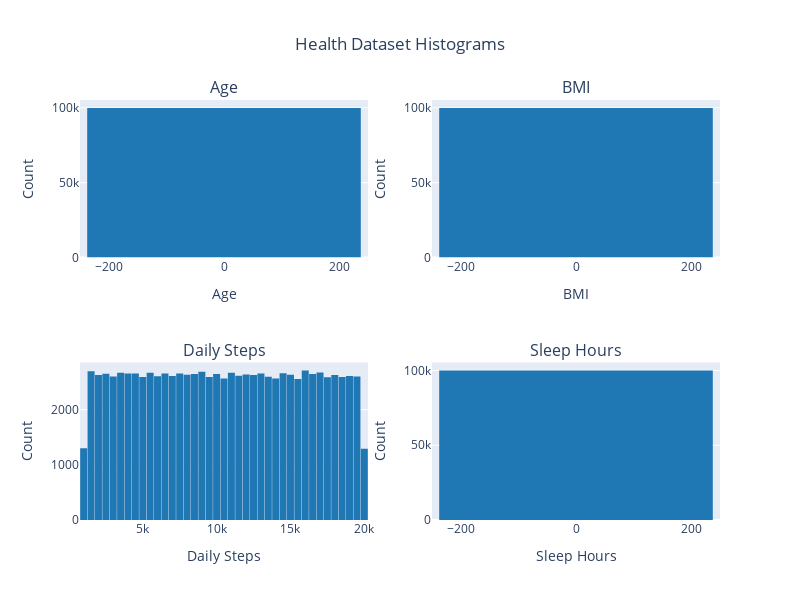

The notebook cell this image was saved under:
### Code cell
import plotly.express as px
from plotly.subplots import make_subplots
import pandas as pd

# Assuming age, bmi, steps, sleep are each pandas Series
# Example (you can skip this if you already have them):
# age, bmi, steps, sleep = df["age"], df["bmi"], df["steps"], df["sleep"]

# Put them in a dictionary for easy looping
data = {
    "Age": age,
    "BMI": bmi,
    "Daily Steps": steps,
    "Sleep Hours": sleep
}

# Create 2×2 grid
fig = make_subplots(
    rows=2, cols=2,
    subplot_titles=list(data.keys())
)

# Plot each histogram
positions = [(1,1), (1,2), (2,1), (2,2)]

for (title, series), (r, c) in zip(data.items(), positions):
    # build a histogram for each Series
    h = px.histogram(
        x=series,                     
        color_discrete_sequence=["#1f77b4"]  # bar colour
    )
    # add its traces into the grid
    for trace in h.data:
        fig.add_trace(trace, row=r, col=c)

    # customise axis titles
    fig.update_xaxes(title_text=title, row=r, col=c)
    fig.update_yaxes(title_text="Count", row=r, col=c)

# overall figure styling
fig.update_layout(
    height=600, width=800,
    showlegend=False,
    title_text="Health Dataset Histograms",
    title_x=0.5,
    font=dict(size=12),
    bargap=0.05
)

fig.show()

### Figure 1 — Plotly figure (JSON) as saved in the notebook; plotly's stock layout.template omitted (floating-point values rounded to 4 significant figures; data arrays with more than 128 entries replaced by an {"elided": "..."} marker saying what was removed)
{"data": [{"bingroup": "x", "hovertemplate": "x=%{x}<br>count=%{y}<extra></extra>", "legendgroup": "", "marker": {"color": "#1f77b4", "pattern": {"shape": ""}}, "name": "", "nbinsx": 40, "orientation": "v", "showlegend": false, "type": "histogram", "x": {"elided": "100000 int values"}, "xaxis": "x", "yaxis": "y"}, {"bingroup": "x", "hovertemplate": "x=%{x}<br>count=%{y}<extra></extra>", "legendgroup": "", "marker": {"color": "#1f77b4", "pattern": {"shape": ""}}, "name": "", "nbinsx": 40, "orientation": "v", "showlegend": false, "type": "histogram", "x": {"elided": "100000 float values"}, "xaxis": "x2", "yaxis": "y2"}, {"bingroup": "x", "hovertemplate": "x=%{x}<br>count=%{y}<extra></extra>", "legendgroup": "", "marker": {"color": "#1f77b4", "pattern": {"shape": ""}}, "name": "", "nbinsx": 40, "orientation": "v", "showlegend": false, "type": "histogram", "x": {"elided": "100000 int values"}, "xaxis": "x3", "yaxis": "y3"}, {"bingroup": "x", "hovertemplate": "x=%{x}<br>count=%{y}<extra></extra>", "legendgroup": "", "marker": {"color": "#1f77b4", "pattern": {"shape": ""}}, "name": "", "nbinsx": 40, "orientation": "v", "showlegend": false, "type": "histogram", "x": {"elided": "100000 float values"}, "xaxis": "x4", "yaxis": "y4"}], "layout": {"annotations": [{"font": {"size": 16}, "showarrow": false, "text": "Age", "x": 0.225, "xanchor": "center", "xref": "paper", "y": 1, "yanchor": "bottom", "yref": "paper"}, {"font": {"size": 16}, "showarrow": false, "text": "BMI", "x": 0.775, "xanchor": "center", "xref": "paper", "y": 1, "yanchor": "bottom", "yref": "paper"}, {"font": {"size": 16}, "showarrow": false, "text": "Daily Steps", "x": 0.225, "xanchor": "center", "xref": "paper", "y": 0.375, "yanchor": "bottom", "yref": "paper"}, {"font": {"size": 16}, "showarrow": false, "text": "Sleep Hours", "x": 0.775, "xanchor": "center", "xref": "paper", "y": 0.375, "yanchor": "bottom", "yref": "paper"}], "bargap": 0.05, "font": {"size": 12}, "height": 600, "showlegend": false, "title": {"text": "Health Dataset Histograms", "x": 0.5}, "width": 800, "xaxis": {"anchor": "y", "domain": [0, 0.45], "title": {"text": "Age"}}, "xaxis2": {"anchor": "y2", "domain": [0.55, 1], "title": {"text": "BMI"}}, "xaxis3": {"anchor": "y3", "domain": [0, 0.45], "title": {"text": "Daily Steps"}}, "xaxis4": {"anchor": "y4", "domain": [0.55, 1], "title": {"text": "Sleep Hours"}}, "yaxis": {"anchor": "x", "domain": [0.625, 1], "title": {"text": "Count"}}, "yaxis2": {"anchor": "x2", "domain": [0.625, 1], "title": {"text": "Count"}}, "yaxis3": {"anchor": "x3", "domain": [0, 0.375], "title": {"text": "Count"}}, "yaxis4": {"anchor": "x4", "domain": [0, 0.375], "title": {"text": "Count"}}}}
